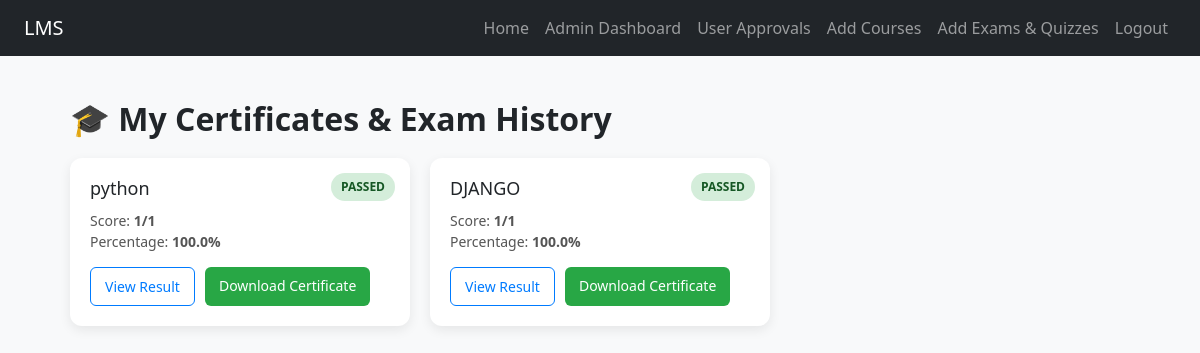
The app's page /certificate/ (signed in) with its own data.
### exams/models.py (models this page shows, shortened)
class ExamResult(models.Model):
    student = models.ForeignKey(User, on_delete=models.CASCADE)
    exam = models.ForeignKey(Exam, on_delete=models.CASCADE)
    score = models.IntegerField()
    total_questions = models.IntegerField()
    percentage = models.FloatField()
    passed = models.BooleanField(default=False)
    submitted_at = models.DateTimeField(auto_now_add=True)

class Exam(models.Model):
    title = models.CharField(max_length=200)
    description = models.TextField()
    duration_minutes = models.IntegerField(default=30)
    total_marks = models.IntegerField(default=0)
    created_at = models.DateTimeField(auto_now_add=True)

### certificates/views.py (the view)
@login_required
def certificate_dashboard(request):
    results = ExamResult.objects.filter(
        student=request.user
    ).select_related("exam")
    passed_results = results.filter(passed=True)
    return render(
        request,
        "certificates/dashboard.html",
        {
            "results": results,
            "passed_results": passed_results,
        }
    )

### templates/certificates/dashboard.html (shortened to what this page needs)
{% extends "base.html" %}
{% block content %}
<div class="dashboard-container">
    <h2 class="page-title">🎓 My Certificates & Exam History</h2>
    {% if not results %}
        <div class="empty-card">
            <div class="empty-icon">📄</div>
            <h3>No Exams Yet</h3>
            <p>You haven’t attempted any exams yet.</p>
            <a href="{% url 'exam-list' %}" class="btn-primary">
                Browse Exams
            </a>
        </div>
    {% else %}
        <div class="card-grid">
            {% for r in results %}
                <div class="exam-card">
                    <h3 class="exam-title">{{ r.exam.title }}</h3>
                    <p class="exam-meta">
                        Score: <strong>{{ r.score }}/{{ r.total_questions }}</strong><br>
                        Percentage: <strong>{{ r.percentage }}%</strong>
                    </p>
                    <span class="status
                        {% if r.passed %}
                            status-pass
                        {% else %}
                            status-fail
                        {% endif %}
                    ">
                        {% if r.passed %} PASSED {% else %} FAILED {% endif %}
                    </span>
                    <div class="card-actions">
                        <a href="{% url 'view_result' r.id %}" class="btn-outline">
                            View Result
                        </a>
                        {% if r.passed %}
                            <a href="{% url 'certificates:download' r.id %}" class="btn-success">
                                Download Certificate
                            </a>
                        {% endif %}
                    </div>
                </div>
            {% endfor %}
        </div>
    {% endif %}
</div>
{% endblock %}

### static/css/style.css (style rules this page uses)
body { background-color: #f8f9fa; }

### templates/certificates/dashboard.html (style rules this page uses)
.dashboard-container { max-width: 1100px; margin: auto; padding: 20px; }
.page-title { margin-bottom: 20px; font-weight: 700; }
.card-grid { display: grid; grid-template-columns: repeat(auto-fill, minmax(280px, 1fr)); gap: 20px; }
.exam-card { background: white; border-radius: 12px; padding: 20px; box-shadow: 0 4px 12px rgba(0,0,0,0.08); position: relative; transition: transform 0.2s ease; }
.exam-title { font-size: 18px; margin-bottom: 10px; }
.exam-meta { color: #555; font-size: 14px; margin-bottom: 12px; }
.status { position: absolute; top: 15px; right: 15px; padding: 5px 10px; font-size: 12px; border-radius: 20px; font-weight: bold; }
.status-pass { background: #d4edda; color: #155724; }
.card-actions { margin-top: 15px; display: flex; gap: 10px; flex-wrap: wrap; }
.btn-success { background: #28a745; color: white; padding: 8px 14px; border-radius: 6px; text-decoration: none; font-size: 14px; }
.btn-outline { border: 1px solid #007bff; color: #007bff; padding: 8px 14px; border-radius: 6px; text-decoration: none; font-size: 14px; }

### records on screen
ExamResult: exam "python", score "1", total_questions "1", percentage "100.0", passed "PASSED"
ExamResult: exam "DJANGO", score "1", total_questions "1", percentage "100.0", passed "PASSED"
